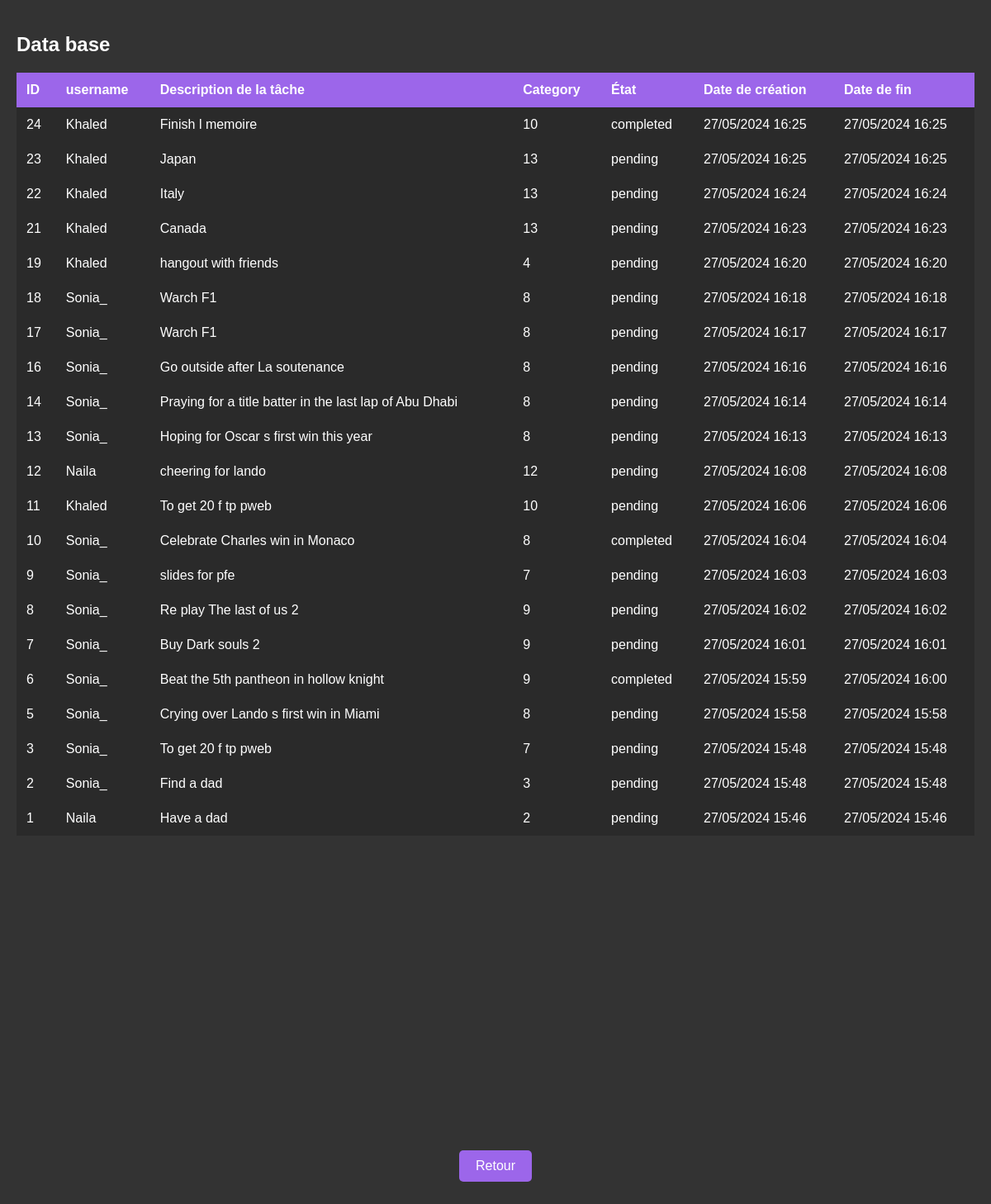
/view_tasks.php, run on the app's committed database.
### tables this page shows
CREATE TABLE `tasks` (
  `id` int NOT NULL,
  `description` varchar(255) NOT NULL,
  `task_description` varchar(255) NOT NULL,
  `state` enum('pending','completed') DEFAULT 'pending',
  `created_at` timestamp NULL DEFAULT CURRENT_TIMESTAMP,
  `completed_at` timestamp NULL DEFAULT CURRENT_TIMESTAMP,
  `user_id` int NOT NULL,
  `category_id` int NOT NULL
);

CREATE TABLE `users` (
  `id` int NOT NULL,
  `username` varchar(50) NOT NULL,
  `password` varchar(255) NOT NULL,
  `created_at` timestamp NULL DEFAULT CURRENT_TIMESTAMP
);

### view_tasks.php (the view, shortened to what this page needs)
<!DOCTYPE html>
<html lang="fr">
<head>
    <link rel="stylesheet" href="style_bdd.css">
</head>
<body>
    <h2>Data base</h2>
    <?php
    include 'db.php';
    $sql = "SELECT tasks.*, users.username
            FROM tasks
            INNER JOIN users ON tasks.user_id = users.id
            ORDER BY tasks.created_at DESC";
    $result = $conn->query($sql);
    if ($result->num_rows > 0) {
        echo "<table>
                <tr>
                    <th>ID</th>
                    <th>username</th>
                    <th>Description de la tâche</th>
                    <th>Category</th>
                    <th>État</th>
                    <th>Date de création</th>
                    <th>Date de fin</th>
                </tr>";
        while ($row = $result->fetch_assoc()) {
            $taskId = $row['id'];
            $username = htmlspecialchars($row['username']);
            $taskDescription = htmlspecialchars($row['description']);
            $taskState = htmlspecialchars($row['state']);
            $createdAt = date('d/m/Y H:i', strtotime($row['created_at']));
            $cat = htmlspecialchars($row['category_id']);
            $completedAt = isset($row['completed_at']) ? date('d/m/Y H:i', strtotime($row['completed_at'])) : '-';
            echo "<tr>
                    <td>$taskId</td>
                    <td>$username</td>
                    <td>$taskDescription</td>
                    <td>$cat</td>
                    <td>$taskState</td>
                    <td>$createdAt</td>
                    <td>$completedAt</td>
                </tr>";
        }
        echo "</table>";
    } else {
        echo "<p>No task found.</p>";
    }
    ?>
    <div class="btn-centered">
        <a href="task.php" class="btn-retour">Retour</a>
    </div>
</body>
</html>

### style_bdd.css (style rules this page uses)
body { font-family: Arial, sans-serif; margin: 0; padding: 20px; background-color: #333333; color: #fff; }
table { width: 100%; border-collapse: collapse; margin-top: 10px; }
th, td { padding: 12px; border: none; }
th { background-color: #9c66ea; color: white; text-align: left; }
tr:nth-child(even) { background-color: #2a2a2a; }
.btn-retour { display: inline-block; padding: 10px 20px; font-size: 16px; color: white; background-color: #9c66ea; text-align: center; text-decoration: none; border-radius: 5px; border: none; cursor: pointer; margin-top: 0; }
.btn-centered { display: flex; justify-content: center; align-items: center; height: 100vh; }

### data on the page
tasks: id "24", user.username "Khaled", description "Finish l memoire", category "10", state "completed", created_at "27/05/2024 16:25", completed_at "27/05/2024 16:25"
tasks: id "23", user.username "Khaled", description "Japan", category "13", state "pending", created_at "27/05/2024 16:25", completed_at "27/05/2024 16:25"
tasks: id "22", user.username "Khaled", description "Italy", category "13", state "pending", created_at "27/05/2024 16:24", completed_at "27/05/2024 16:24"
tasks: id "21", user.username "Khaled", description "Canada", category "13", state "pending", created_at "27/05/2024 16:23", completed_at "27/05/2024 16:23"
tasks: id "19", user.username "Khaled", description "hangout with friends", category "4", state "pending", created_at "27/05/2024 16:20", completed_at "27/05/2024 16:20"
tasks: id "18", user.username "Sonia_", description "Warch F1", category "8", state "pending", created_at "27/05/2024 16:18", completed_at "27/05/2024 16:18"
tasks: id "17", user.username "Sonia_", description "Warch F1", category "8", state "pending", created_at "27/05/2024 16:17", completed_at "27/05/2024 16:17"
tasks: id "16", user.username "Sonia_", description "Go outside after La soutenance", category "8", state "pending", created_at "27/05/2024 16:16", completed_at "27/05/2024 16:16"
tasks: id "14", user.username "Sonia_", description "Praying for a title batter in the last lap of Abu Dhabi", category "8", state "pending", created_at "27/05/2024 16:14", completed_at "27/05/2024 16:14"
tasks: id "13", user.username "Sonia_", description "Hoping for Oscar s first win this year", category "8", state "pending", created_at "27/05/2024 16:13", completed_at "27/05/2024 16:13"
tasks: id "12", user.username "Naila", description "cheering for lando", category "12", state "pending", created_at "27/05/2024 16:08", completed_at "27/05/2024 16:08"
tasks: id "11", user.username "Khaled", description "To get 20 f tp pweb", category "10", state "pending", created_at "27/05/2024 16:06", completed_at "27/05/2024 16:06"
tasks: id "10", user.username "Sonia_", description "Celebrate Charles win in Monaco", category "8", state "completed", created_at "27/05/2024 16:04", completed_at "27/05/2024 16:04"
tasks: id "9", user.username "Sonia_", description "slides for pfe", category "7", state "pending", created_at "27/05/2024 16:03", completed_at "27/05/2024 16:03"
tasks: id "8", user.username "Sonia_", description "Re play The last of us 2", category "9", state "pending", created_at "27/05/2024 16:02", completed_at "27/05/2024 16:02"
tasks: id "7", user.username "Sonia_", description "Buy Dark souls 2", category "9", state "pending", created_at "27/05/2024 16:01", completed_at "27/05/2024 16:01"
tasks: id "6", user.username "Sonia_", description "Beat the 5th pantheon in hollow knight", category "9", state "completed", created_at "27/05/2024 15:59", completed_at "27/05/2024 16:00"
tasks: id "5", user.username "Sonia_", description "Crying over Lando s first win in Miami", category "8", state "pending", created_at "27/05/2024 15:58", completed_at "27/05/2024 15:58"
tasks: id "3", user.username "Sonia_", description "To get 20 f tp pweb", category "7", state "pending", created_at "27/05/2024 15:48", completed_at "27/05/2024 15:48"
tasks: id "2", user.username "Sonia_", description "Find a dad", category "3", state "pending", created_at "27/05/2024 15:48", completed_at "27/05/2024 15:48"
tasks: id "1", user.username "Naila", description "Have a dad", category "2", state "pending", created_at "27/05/2024 15:46", completed_at "27/05/2024 15:46"
